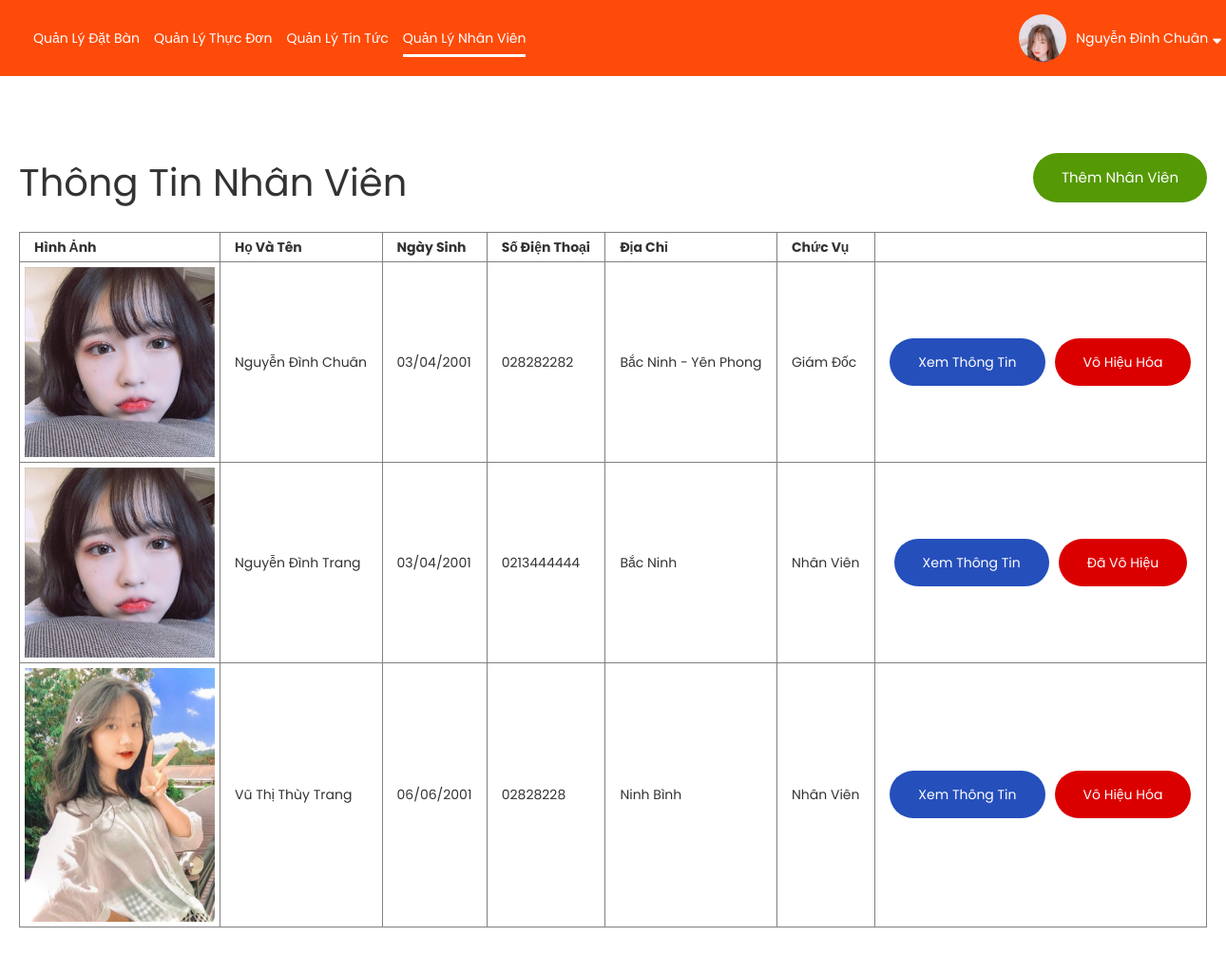
/page/admin/index.php?status=employee_manager (signed in), run on the app's committed database.
### tables this page shows
CREATE TABLE `nhanvien` (
  `id` int(11) NOT NULL,
  `HoTen` varchar(50) DEFAULT NULL,
  `avatar` varchar(255) NOT NULL,
  `NgaySinh` date DEFAULT NULL,
  `SDT` varchar(12) DEFAULT NULL,
  `DiaChi` varchar(100) DEFAULT NULL,
  `gioitinh` tinyint(1) NOT NULL,
  `MatKhau` varchar(32) DEFAULT NULL,
  `userName` varchar(30) NOT NULL,
  `deleted` tinyint(1) NOT NULL,
  `ID_role` int(11) NOT NULL
);

CREATE TABLE `role` (
  `ID` int(11) NOT NULL,
  `nameRole` varchar(50) NOT NULL
);

### page/admin/unitity/handel.php (called while the page is built, shortened)
<?php
    function getGet ($value) {
        if(isset($_GET[$value])) {
            $result = $_GET[$value];
            $result = fixSQLInjext($result);
            return $result;
        }
    }
    function fixSQLInjext ($sql) {
        $sql = str_replace('\\', '\\\\', $sql);
        $sql = str_replace('\'', '\\\'', $sql);
        return $sql;
    }

### page/admin/connect/views.php (called while the page is built, shortened)
<?php
    function renderViews ($sql, $isSingle=false) {
        $conn = new mysqli(Server,User,Password,Database);
        $data = null;
        mysqli_set_charset($conn,'utf-8');
        $result = $conn->query($sql);
        if($isSingle) {
            $data = mysqli_fetch_array($result,1);
        } else {
            $data = [];
            foreach($result as $item) {
                $data[] = $item;
            }
        }
        return $data;
    }

### page/admin/layout/employee_manager/viewsEmployee.php (the view, shortened to what this page needs)
<div class="heading dflexCenter margin-bottom-20">
    <h2>Thông Tin Nhân Viên</h2>
    <button class="btn btn-success rounded btn-sizeL" style="font-size: 15px;">
        <a href="?status=employee_manager&act=add" class="colorWhite">Thêm Nhân Viên</a>
    </button>
</div>
<div class="employee_manager">
    <table border="1">
        <thead>
            <tr>
                <th>Hình Ảnh</th>
                <th>Họ Và Tên</th>
                <th>Ngày Sinh</th>
                <th>Số Điện Thoại</th>
                <th>Địa Chỉ</th>
                <th>Chức Vụ</th>
            </tr>
        </thead>
        <tbody>
            <?php
            $sql = "SELECT nhanvien.userName,nhanvien.id,avatar, HoTen, NgaySinh, SDT, DiaChi,deleted, role.nameRole FROM nhanvien JOIN role ON nhanvien.ID_role = role.ID WHERE nhanvien.userName <>'".$_SESSION['user']."'";
            $result = renderViews($sql);
            foreach($result as $item):
                $date = date_create($item['NgaySinh']);
                $birtday = date_format($date,'d/m/Y');
            ?>
            <tr>
                <td style="width: 200px; padding: 5px;">
                    <img width="200" src="<?=BASEURL.$item['avatar']?>" alt="">
                </td>
                <td><?=$item['HoTen']?></td>
                <td><?=$birtday?></td>
                <td><?=$item['SDT']?></td>
                <td><?=$item['DiaChi']?></td>
                <td><?=$item['nameRole']?></td>
                <td>
                    <form method="post" class="dflexCenter" style="width: 100%; justify-content: center;" onsubmit="return Check()">
                        <a href="?status=profile&profile=<?=$item['userName']?>" class="btn btn-infor btn-sizeL rounded colorWhite" name="viewsProfile">Xem Thông Tin</a>
                        <input type="submit" class="btn btn-erorr btn-sizeL rounded colorWhite" name="<?=$item['deleted']==0?'disableProfile':'remove'?>" value="<?=$item['deleted']==0?'Vô Hiệu Hóa':'Đã Vô Hiệu'?>" style="margin-left: 10px;" id="node">
                    </form>
                </td>
            </tr>
            <?php endforeach;?>
        </tbody>
    </table>
</div>

### page/admin/includes/header.php (shortened to what this page needs)
<div class="header">
    <div class="container dflexCenter header__content">
        <div class="header__left">
            <ul class="header__left-nav dflexCenter">
                <li class="header__left-item <?=$status=='Desk_Manager'?'active-nav':false?>">
                    <a href="?status=Desk_Manager">Quản Lý Đặt Bàn</a>
                </li>
                <li class="header__left-item <?=$status=='Menu_management'?'active-nav':false?>">
                    <a href="?status=Menu_management">Quản Lý Thực Đơn</a>
                </li>
                <li class="header__left-item <?=$status=='News_management'?'active-nav':false?>">
                    <a href="?status=News_management">Quản Lý Tin Tức</a>
                </li>
                <li class="header__left-item <?=$status=='employee_manager'?'active-nav':false?>">
                    <a href="?status=employee_manager">Quản Lý Nhân Viên</a>
                </li>
            </ul>
        </div>
        <div class="header__right">
            <div class="header__right-user dflexCenter">
                <div class="user-img">
                    <?php
                        $sql = 'SELECT avatar FROM nhanvien WHERE nhanvien.userName = "'.$_SESSION['user'].'"';
                        $item = renderViews($sql,true);
                    ?>
                    <img src="<?=BASEURL.$item['avatar']?>" width="50" alt="">
                </div>
                <div class="user-name">
                    <span><?=$_SESSION['FullName']?></span>
                    <span>
                        <i class="fas fa-sort-down"></i>
                    </span>
                </div>
            </div>
        </div>
    </div>
</div>

### page/admin/css/globle.css (style rules this page uses)
* { margin: 0; padding: 0; box-sizing: border-box; }
:root { --primary-color: #fe4b09; --success-btn: #559904; --error-btn: #db0000; }
body,html { font-family: 'Lato', sans-serif; font-family: 'Poppins', sans-serif; transition: all .2s ease; }
a { text-decoration: none; color: initial; }
table { border: 1; border-collapse: collapse; width: 100%; }
td,th { padding: 5px 15px; }
ul,li { list-style: none; }
h2 { font-weight: normal; font-size: 40px; }
input { outline: none; }
.btn { outline: none; background-color: transparent; border: none; cursor: pointer; }
.btn-sizeL { padding: 15px 30px; }
.btn-success { background-color: var(--success-btn) }
.btn-erorr { background-color: var(--error-btn) }
.btn-infor { background-color: #254fbb; }
.rounded { border-radius: 100rem; }
.container { width: 1280px; margin: 0 auto; }
.dflexCenter { display: flex; align-items: center; }
.margin-bottom-20 { margin-bottom: 20px; }
.colorWhite { color: white; }

### page/admin/css/menu.css (style rules this page uses)
.heading { justify-content: space-between; }

### page/admin/css/header.css (style rules this page uses)
.header { position: fixed; top: 0; left: 0; right: 0; height: 80px; background-color: var(--primary-color); padding: 20px; z-index: 9999; }
.header__content::before, .header__content::after { display: none; }
.header__content { height: 100%; justify-content: space-between; }
.header__left,.header__right, .header__left-nav { height: 100%; }
.header__left-nav li { position: relative; margin-right: 15px; }
.header__left-nav li::before { content: ''; position: absolute; display: inline-block; width: 100%; height: 3px; background-color: white; bottom: 0; left: 0; opacity: 0; transition: all .2s ease; }
.header__left-nav li.active-nav::before, .header__left-nav li:hover::before { bottom: -10px; opacity: 1; vertical-align: middle; }
.header__left-nav li a { color: white; }
.header__right-user { width: 100%; height: 100%; }
.user-img { width: 50px; height: 50px; border-radius: 100rem; overflow: hidden; margin-right: 5px; cursor: pointer; }
.user-name { display: flex; align-items: center; cursor: pointer; position: relative; z-index: 9; }
.user-name span { margin-left: 5px; color: white; }

### data on the page
nhanvien: avatar (picture)
nhanvien: avatar (picture), HoTen "Nguyễn Đình Chuân", NgaySinh "03/04/2001", SDT "028282282", DiaChi "Bắc Ninh - Yên Phong", ID_role.nameRole "Giám Đốc", disableProfile "Vô Hiệu Hóa"
nhanvien: avatar (picture), HoTen "Nguyễn Đình Trang", NgaySinh "03/04/2001", SDT "0213444444", DiaChi "Bắc Ninh", ID_role.nameRole "Nhân Viên", remove "Đã Vô Hiệu"
nhanvien: avatar (picture), HoTen "Vũ Thị Thùy Trang", NgaySinh "06/06/2001", SDT "02828228", DiaChi "Ninh Bình", ID_role.nameRole "Nhân Viên", disableProfile "Vô Hiệu Hóa"

### other printed values
$_SESSION['FullName'] "Nguyễn Đình Chuân"
